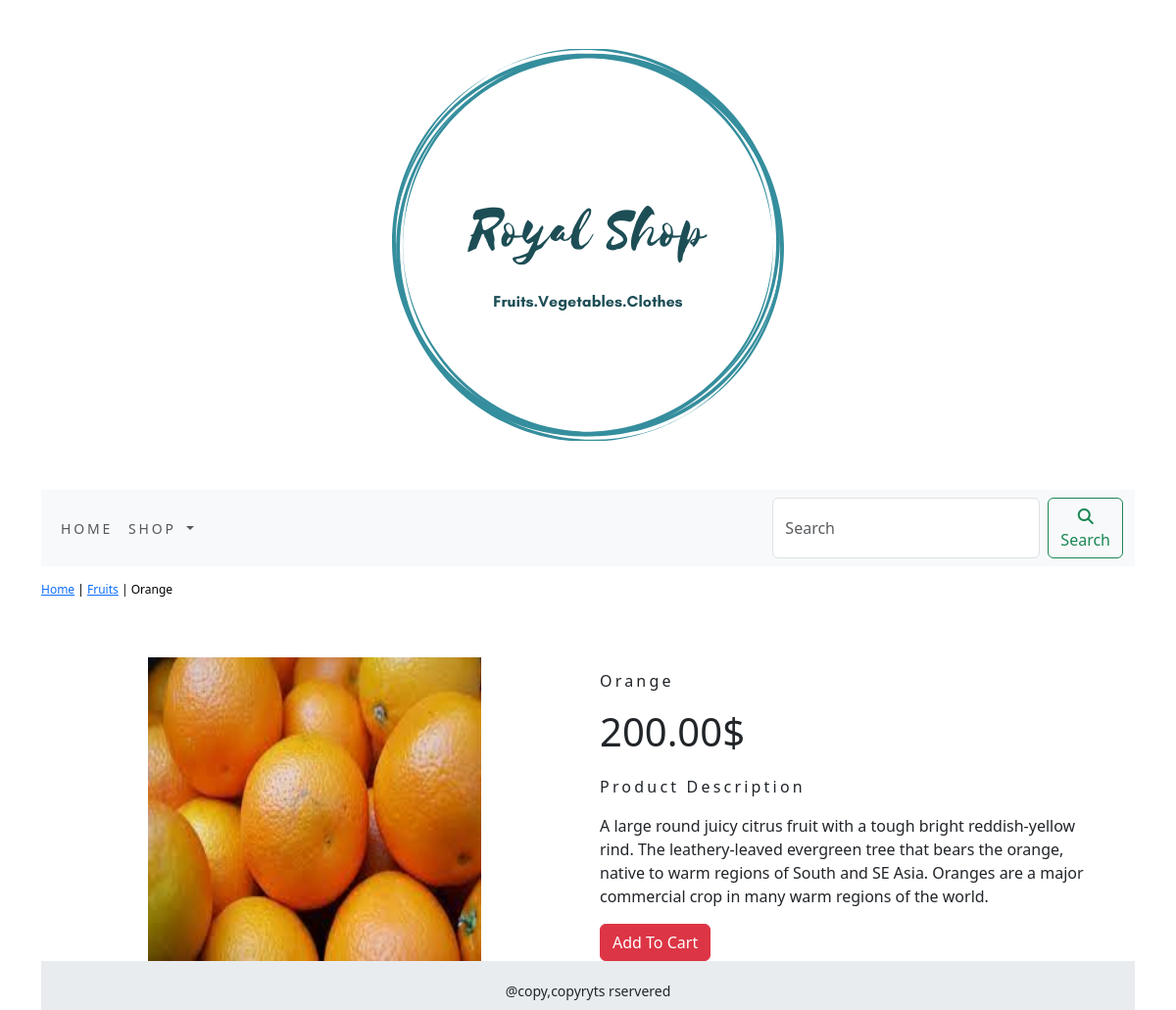
The app's page /fruits/orange/ with its own data.
### shopapp/models.py (models this page shows, shortened)
class Product(models.Model):
    name = models.CharField(max_length=250, unique=True)
    slug = models.SlugField(max_length=250, unique=True)
    description = models.TextField(blank=True)
    price = models.DecimalField(max_digits=10, decimal_places=2)
    category = models.ForeignKey(Category, on_delete=models.CASCADE)
    image = models.ImageField(upload_to='category', blank=True)
    stock = models.IntegerField()
    available = models.BooleanField(default=True)
    created = models.DateField(auto_now_add=True)
    updated = models.DateField(auto_now=True)
    class Meta:
        ordering = ('name',)
        verbose_name = 'product'
        verbose_name_plural = 'products'

class Category(models.Model):
    name = models.CharField(max_length=250, unique=True)
    slug = models.SlugField(max_length=250, unique=True)
    description = models.TextField(blank=True)
    image = models.ImageField(upload_to='category', blank=True)
    class Meta:
        ordering = ('name',)
        verbose_name = 'category'
        verbose_name_plural = 'categories'
    def get_url(self):
        return reverse('shopapp:product_by_category', args=[self.slug])
    def __str__(self):
        return '{}'.format(self.name)

### shopapp/views.py (the view)
# urls.py: path('<slug:c_slug>/<slug:product_slug>/', views.Prodetails, name='Prodetails'),
def Prodetails(request, c_slug, product_slug):
    try:
        products = Product.objects.get(category__slug=c_slug, slug=product_slug)
    except Exception as e:
        raise e
    return render(request, 'product.html', {'products': products})

### Cart/context_processors.py (called while the page is built)
def counter(request):
    item_count = 0
    if 'admin' in request.path:
        return {}
    else:
        try:
            cart = Cart.objects.filter(cart_id=_cart_id(request))
            car_items = CartItem.objects.all().filter(cart=cart[:1])
            for cart_item in car_items:
                item_count += cart_item.quantity
        except Cart.DoesNotExist:
            item_count = 0
    return dict(item_count=item_count)

### Cart/views.py (called while the page is built)
def _cart_id(request):
    cart = request.session.session_key
    if not cart:
        cart = request.session.create()
    return cart

### shopapp/context_processors.py (called while the page is built)
def menu_links(request):
    link=Category.objects.all()
    return dict(link=link)

### template/product.html (shortened to what this page needs)
{% extends 'base.html' %}
{% load static %}
{% block body %}
<div class="row my_class">
    <div class="mx_auto">
        <p><a href="{% url 'shopapp:AllProductCat' %}">Home</a> | <a href="{{products.category.grt.url}}">{{products.category}}</a> | {{products.name}}</p>
    </div>
</div>
<div class="container">
<br/>
<div class="row">
    <div class="col-12 col-sm-12 col-md-12 col-lg-6 text-center">
        <div style="min-width:18rem">
               <img src="{{products.image.url}}" alt={{products.name}} width="340" height="310">
        </div>
    </div>
    <div class="col-12 col-sm-12 col-md-12 col-lg-6">
        <h1 class="my_title">{{products.name}}</h1>
        <h1>{{products.price}}$</h1>
        <h2 class="my_title">Product Description</h2>
        <p class="text-justify my_text">{{products.description}}</p>
        {% if products.stock <= 0 %}
            <h2 class="text-justify my_text">Out of stock</h2>
        {% else %}
            <a class="btn btn-danger" href="{% url 'Cart:add_cart' products.id %}">Add To Cart</a>
        {% endif %}
    </div>
</div>
{% endblock %}

### static/css/custom.css (style rules this page uses)
.my_title { font-size: 16px; text_transform: uppercase; letter-spacing: .2em; }
.my_class { padding-top:15px; padding-bottom:20px; }
.my_class .mx_auto { color:#000; font-size:12px; text-decoration:none; }
.my_title { font-size:16px; text_transform:uppercase; letter-spacing:.2em; padding-top:15px; padding-bottom:10px; }
.my_text { padding-right:20px; }

### records on screen
Product: category "Fruits", name "Orange", image (picture), price "200.00", description "A large round juicy citrus fruit with a tough bright reddish-yellow rind. The leathery-leaved evergreen tree that bears the orange, native to warm regions of South and SE Asia. Oranges are a major commercial crop in many warm regions of the world."
